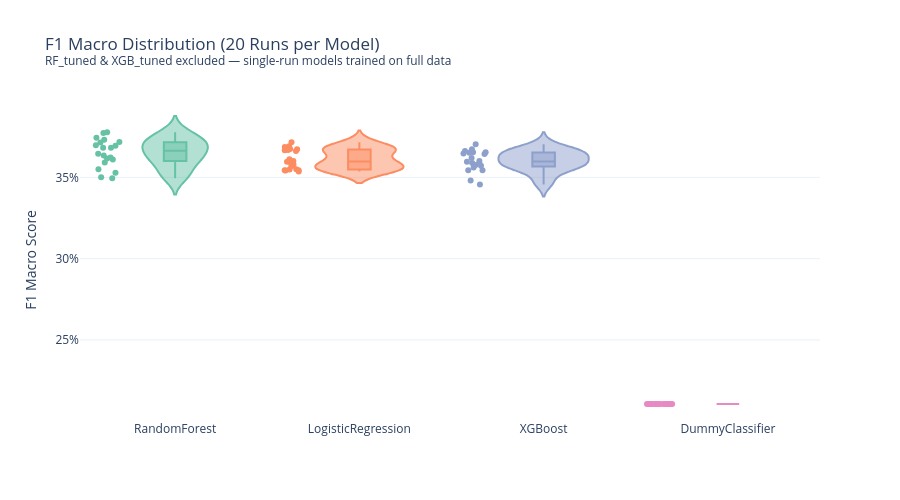

Notebook cell for this chart:
### Code cell
# Filter to models with multiple runs only
multi_run_models = df_results.groupby('model').filter(lambda x: len(x) > 1)
 
fig2 = px.violin(
    multi_run_models, x='model', y='f1_macro', box=True, points='all',
    title=f'F1 Macro Distribution ({N_LOOPS} Runs per Model)<br>'
          f'<sup>RF_tuned & XGB_tuned excluded — single-run models trained on full data</sup>',  # ← CHANGED
    labels={'f1_macro': 'F1 Macro Score', 'model': ''},
    color='model',
    color_discrete_sequence=px.colors.qualitative.Set2,
    template='plotly_white',
    category_orders={'model': [m for m in model_order[::-1] if m in multi_run_models['model'].unique()]}
)
fig2.update_layout(yaxis_tickformat='.0%', showlegend=False, height=500)
show_and_save(fig2, "benchmark_f1_violin")

### Figure 1 — Plotly figure (JSON) as saved in the notebook; plotly's stock layout.template omitted (floating-point values rounded to 4 significant figures)
{"data": [{"alignmentgroup": "True", "box": {"visible": true}, "hovertemplate": "=%{x}<br>F1 Macro Score=%{y}<extra></extra>", "legendgroup": "RandomForest", "marker": {"color": "rgb(102,194,165)"}, "name": "RandomForest", "offsetgroup": "RandomForest", "orientation": "v", "points": "all", "scalegroup": "True", "showlegend": true, "type": "violin", "x": ["RandomForest", "RandomForest", "RandomForest", "RandomForest", "RandomForest", "RandomForest", "RandomForest", "RandomForest", "RandomForest", "RandomForest", "RandomForest", "RandomForest", "RandomForest", "RandomForest", "RandomForest", "RandomForest", "RandomForest", "RandomForest", "RandomForest", "RandomForest"], "x0": " ", "xaxis": "x", "y": [0.3529, 0.3778, 0.3502, 0.355, 0.3616, 0.3609, 0.3622, 0.3774, 0.3591, 0.3635, 0.3714, 0.3495, 0.3719, 0.3697, 0.3683, 0.3744, 0.3731, 0.3645, 0.3694, 0.3682], "y0": " ", "yaxis": "y"}, {"alignmentgroup": "True", "box": {"visible": true}, "hovertemplate": "=%{x}<br>F1 Macro Score=%{y}<extra></extra>", "legendgroup": "LogisticRegression", "marker": {"color": "rgb(252,141,98)"}, "name": "LogisticRegression", "offsetgroup": "LogisticRegression", "orientation": "v", "points": "all", "scalegroup": "True", "showlegend": true, "type": "violin", "x": ["LogisticRegression", "LogisticRegression", "LogisticRegression", "LogisticRegression", "LogisticRegression", "LogisticRegression", "LogisticRegression", "LogisticRegression", "LogisticRegression", "LogisticRegression", "LogisticRegression", "LogisticRegression", "LogisticRegression", "LogisticRegression", "LogisticRegression", "LogisticRegression", "LogisticRegression", "LogisticRegression", "LogisticRegression", "LogisticRegression"], "x0": " ", "xaxis": "x", "y": [0.3542, 0.3612, 0.3544, 0.3536, 0.3579, 0.355, 0.3594, 0.3663, 0.3569, 0.3687, 0.3667, 0.3544, 0.3601, 0.3673, 0.3675, 0.3692, 0.3717, 0.3596, 0.3669, 0.3548], "y0": " ", "yaxis": "y"}, {"alignmentgroup": "True", "box": {"visible": true}, "hovertemplate": "=%{x}<br>F1 Macro Score=%{y}<extra></extra>", "legendgroup": "XGBoost", "marker": {"color": "rgb(141,160,203)"}, "name": "XGBoost", "offsetgroup": "XGBoost", "orientation": "v", "points": "all", "scalegroup": "True", "showlegend": true, "type": "violin", "x": ["XGBoost", "XGBoost", "XGBoost", "XGBoost", "XGBoost", "XGBoost", "XGBoost", "XGBoost", "XGBoost", "XGBoost", "XGBoost", "XGBoost", "XGBoost", "XGBoost", "XGBoost", "XGBoost", "XGBoost", "XGBoost", "XGBoost", "XGBoost"], "x0": " ", "xaxis": "x", "y": [0.3576, 0.3589, 0.3596, 0.3456, 0.3647, 0.3602, 0.3545, 0.3663, 0.3544, 0.3644, 0.3652, 0.3481, 0.3571, 0.3673, 0.3654, 0.3588, 0.3703, 0.3561, 0.3655, 0.3619], "y0": " ", "yaxis": "y"}, {"alignmentgroup": "True", "box": {"visible": true}, "hovertemplate": "=%{x}<br>F1 Macro Score=%{y}<extra></extra>", "legendgroup": "DummyClassifier", "marker": {"color": "rgb(231,138,195)"}, "name": "DummyClassifier", "offsetgroup": "DummyClassifier", "orientation": "v", "points": "all", "scalegroup": "True", "showlegend": true, "type": "violin", "x": ["DummyClassifier", "DummyClassifier", "DummyClassifier", "DummyClassifier", "DummyClassifier", "DummyClassifier", "DummyClassifier", "DummyClassifier", "DummyClassifier", "DummyClassifier", "DummyClassifier", "DummyClassifier", "DummyClassifier", "DummyClassifier", "DummyClassifier", "DummyClassifier", "DummyClassifier", "DummyClassifier", "DummyClassifier", "DummyClassifier"], "x0": " ", "xaxis": "x", "y": [0.2106, 0.2106, 0.2106, 0.2106, 0.2106, 0.2106, 0.2106, 0.2106, 0.2106, 0.2106, 0.2106, 0.2106, 0.2106, 0.2106, 0.2106, 0.2106, 0.2106, 0.2106, 0.2106, 0.2106], "y0": " ", "yaxis": "y"}], "layout": {"height": 500, "legend": {"title": {"text": ""}, "tracegroupgap": 0}, "showlegend": false, "title": {"text": "F1 Macro Distribution (20 Runs per Model)<br><sup>RF_tuned & XGB_tuned excluded — single-run models trained on full data</sup>"}, "violinmode": "overlay", "xaxis": {"anchor": "y", "categoryarray": ["RandomForest", "LogisticRegression", "XGBoost", "DummyClassifier"], "categoryorder": "array", "domain": [0, 1], "title": {"text": ""}}, "yaxis": {"anchor": "x", "domain": [0, 1], "tickformat": ".0%", "title": {"text": "F1 Macro Score"}}}}
